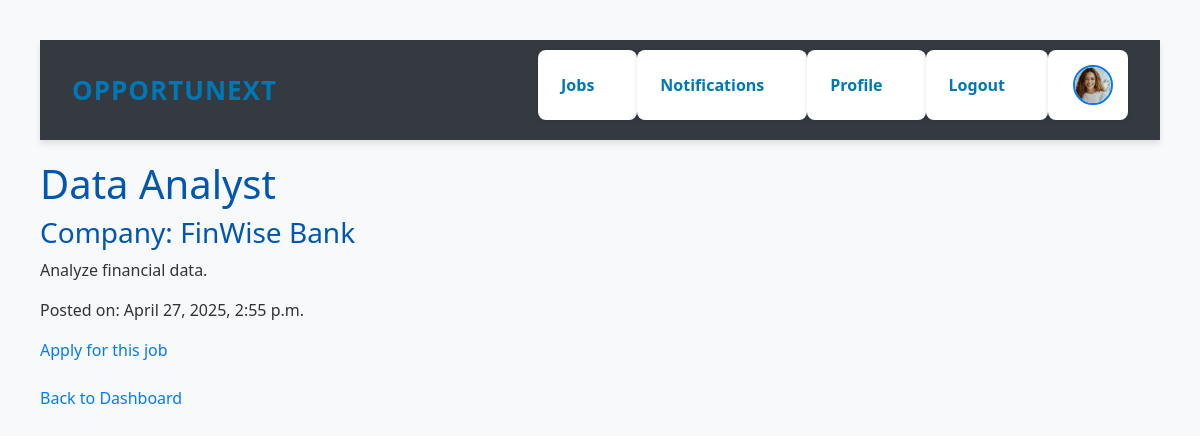
/job/3/ (signed in), run on the app's committed database.
### placements/models.py (models this page shows, shortened)
class Profile(models.Model):
    user = models.OneToOneField(User, on_delete=models.CASCADE)
    profile_image = models.ImageField(upload_to='profile_images/', default='profile_images/default.png')
    resume = models.FileField(upload_to='resumes/', null=True, blank=True)

class Job(models.Model):
    company = models.ForeignKey(Company, on_delete=models.CASCADE)
    title = models.CharField(max_length=255)
    description = models.TextField()
    posted_on = models.DateTimeField(auto_now_add=True)

class Company(models.Model):
    name = models.CharField(max_length=255)
    description = models.TextField()

### placements/views.py (the view)
# urls.py: path('job/<int:job_id>/', views.job_detail, name='job_detail'),
@login_required
def job_detail(request, job_id):
    job = Job.objects.get(id=job_id)
    return render(request, 'placements/job_detail.html', {'job': job})

### placements/templates/placements/job_detail.html (shortened to what this page needs)
{% load static %}
{% include 'placements/navbar.html' %}
<!DOCTYPE html>
<html>
<head>
    <link rel="stylesheet" href="{% static 'placements/css/style.css' %}">
</head>
<body>
    <h1>{{ job.title }}</h1>
    <h3>Company: {{ job.company.name }}</h3>
    <p>{{ job.description }}</p>
    <p>Posted on: {{ job.posted_on }}</p>
    <a href="{% url 'apply_job' job.id %}">Apply for this job</a><br><br>
    <a href="{% url 'dashboard_student' %}">Back to Dashboard</a>
</body>
</html>

### placements/templates/placements/navbar.html (shortened to what this page needs)
{% load static %}
<link href="https://cdn.jsdelivr.net/npm/bootstrap@5.3.0/dist/css/bootstrap.min.css" rel="stylesheet">
<nav class="navbar navbar-expand-lg navbar-custom sticky-top">
  <div class="container-fluid">
    <a class="navbar-brand" href="{% url 'home' %}">OPPORTUNEXT</a>
    <div class="collapse navbar-collapse" id="navbarNav">
      <ul class="navbar-nav ms-auto mb-2 mb-lg-0 align-items-center">
        {% if user.is_authenticated %}
          <li class="nav-item">
            <a class="nav-link" href="{% url 'dashboard_student' %}">Jobs</a>
          </li>
          <li class="nav-item">
            <a class="nav-link" href="{% url 'notifications' %}">Notifications</a>
          </li>
          <li class="nav-item">
            <a class="nav-link" href="{% url 'profile_settings' %}">Profile</a>
          </li>
          <li class="nav-item">
            <a class="nav-link" href="{% url 'logout' %}">Logout</a>
          </li>
          <li class="nav-item">
            <img src="{{ user.profile.profile_image.url }}" alt="Profile" class="profile-pic">
          </li>
        {% endif %}
      </ul>
    </div>
  </div>
</nav>

### placements/static/placements/css/style.css (style rules this page uses)
body { font-family: 'Segoe UI', Tahoma, Geneva, Verdana, sans-serif; margin: 40px; background-color: #f8f9fa; color: #333; }
h1, h2, h3 { color: #0056b3; }
a { text-decoration: none; color: #007bff; }
ul { list-style-type: none; padding: 0; }
li { background: #ffffff; margin-bottom: 10px; padding: 15px; border-radius: 8px; box-shadow: 0px 1px 5px rgba(0,0,0,0.1); }
.navbar { background-color: #343a40; padding: 10px 20px; margin-bottom: 20px; }
.navbar a { margin-right: 15px; font-weight: bold; }
.profile-pic { width: 40px; height: 40px; object-fit: cover; border-radius: 50%; border: 2px solid #007bff; }

### placements/templates/placements/navbar.html (style rules this page uses)
.navbar-custom { background: #ffffff; box-shadow: 0 4px 6px rgba(0, 0, 0, 0.1); padding: 12px 20px; }
.navbar-custom .navbar-brand { color: #0077b6; font-weight: bold; font-size: 26px; letter-spacing: 1px; }
.navbar-custom .nav-link { color: #0077b6; font-weight: 600; margin-right: 20px; font-size: 16px; transition: color 0.3s ease; }
.profile-pic { width: 40px; height: 40px; object-fit: cover; border-radius: 50%; border: 2px solid #0077b6; margin-left: 10px; }

### data on the page
Job: title "Data Analyst", company.name "FinWise Bank", description "Analyze financial data.", posted_on "April 27, 2025, 2:55 p.m."
